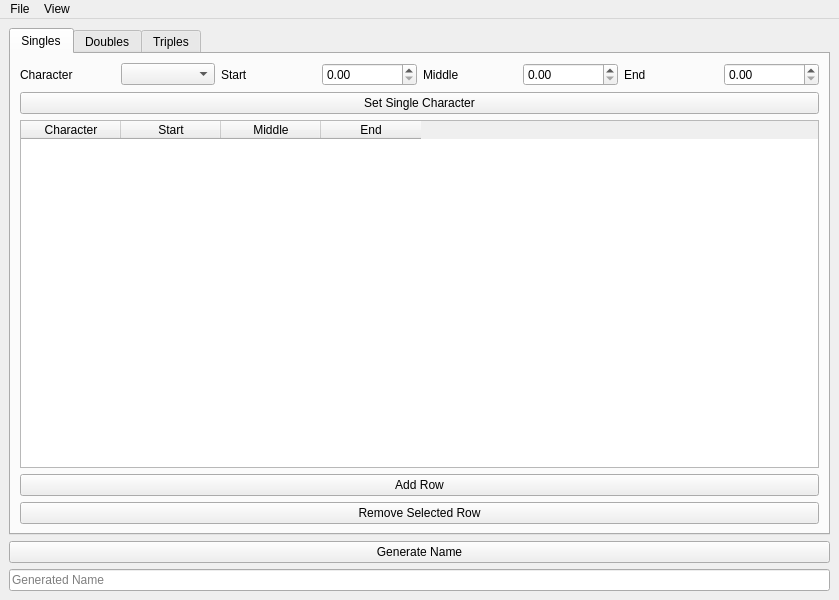
<?xml version="1.0" encoding="UTF-8"?>
<ui version="4.0">
 <class>MainWindow</class>
 <widget class="QMainWindow" name="MainWindow">
  <property name="geometry">
   <rect>
    <x>0</x>
    <y>0</y>
    <width>800</width>
    <height>600</height>
   </rect>
  </property>
  <property name="windowTitle">
   <string>LTR Editor</string>
  </property>
  <widget class="QWidget" name="centralwidget">
   <layout class="QVBoxLayout" name="verticalLayout">
    <item>
     <widget class="QTabWidget" name="tabWidget">
      <property name="tabPosition">
       <enum>QTabWidget::North</enum>
      </property>
      <widget class="QWidget" name="tabSingles">
       <attribute name="title">
        <string>Singles</string>
       </attribute>
       <layout class="QVBoxLayout" name="verticalLayoutSingles">
        <item>
         <layout class="QHBoxLayout" name="horizontalLayoutSingleSelection">
          <item>
           <widget class="QLabel" name="labelSingleChar">
            <property name="text">
             <string>Character</string>
            </property>
           </widget>
          </item>
          <item>
           <widget class="QComboBox" name="comboBoxSingleChar"/>
          </item>
          <item>
           <widget class="QLabel" name="labelSingleStart">
            <property name="text">
             <string>Start</string>
            </property>
           </widget>
          </item>
          <item>
           <widget class="QDoubleSpinBox" name="spinBoxSingleStart">
            <property name="minimum">
             <double>0.000000000000000</double>
            </property>
            <property name="maximum">
             <double>1.000000000000000</double>
            </property>
            <property name="singleStep">
             <double>0.010000000000000</double>
            </property>
           </widget>
          </item>
          <item>
           <widget class="QLabel" name="labelSingleMiddle">
            <property name="text">
             <string>Middle</string>
            </property>
           </widget>
          </item>
          <item>
           <widget class="QDoubleSpinBox" name="spinBoxSingleMiddle">
            <property name="minimum">
             <double>0.000000000000000</double>
            </property>
            <property name="maximum">
             <double>1.000000000000000</double>
            </property>
            <property name="singleStep">
             <double>0.010000000000000</double>
            </property>
           </widget>
          </item>
          <item>
           <widget class="QLabel" name="labelSingleEnd">
            <property name="text">
             <string>End</string>
            </property>
           </widget>
          </item>
          <item>
           <widget class="QDoubleSpinBox" name="spinBoxSingleEnd">
            <property name="minimum">
             <double>0.000000000000000</double>
            </property>
            <property name="maximum">
             <double>1.000000000000000</double>
            </property>
            <property name="singleStep">
             <double>0.010000000000000</double>
            </property>
           </widget>
          </item>
         </layout>
        </item>
        <item>
         <widget class="QPushButton" name="buttonSetSingle">
          <property name="text">
           <string>Set Single Character</string>
          </property>
         </widget>
        </item>
        <item>
         <widget class="QTableWidget" name="tableSingles">
          <column>
           <property name="text">
            <string>Character</string>
           </property>
          </column>
          <column>
           <property name="text">
            <string>Start</string>
           </property>
          </column>
          <column>
           <property name="text">
            <string>Middle</string>
           </property>
          </column>
          <column>
           <property name="text">
            <string>End</string>
           </property>
          </column>
         </widget>
        </item>
        <item>
         <widget class="QPushButton" name="buttonAddSingle">
          <property name="text">
           <string>Add Row</string>
          </property>
         </widget>
        </item>
        <item>
         <widget class="QPushButton" name="buttonRemoveSingle">
          <property name="text">
           <string>Remove Selected Row</string>
          </property>
         </widget>
        </item>
       </layout>
      </widget>
      <widget class="QWidget" name="tabDoubles">
       <attribute name="title">
        <string>Doubles</string>
       </attribute>
       <layout class="QVBoxLayout" name="verticalLayoutDoubles">
        <item>
         <layout class="QHBoxLayout" name="horizontalLayoutDoubleSelection">
          <item>
           <widget class="QLabel" name="labelDoublePrevChar">
            <property name="text">
             <string>Previous Character</string>
            </property>
           </widget>
          </item>
          <item>
           <widget class="QComboBox" name="comboBoxDoublePrevChar"/>
          </item>
          <item>
           <widget class="QLabel" name="labelDoubleChar">
            <property name="text">
             <string>Character</string>
            </property>
           </widget>
          </item>
          <item>
           <widget class="QComboBox" name="comboBoxDoubleChar"/>
          </item>
          <item>
           <widget class="QLabel" name="labelDoubleStart">
            <property name="text">
             <string>Start</string>
            </property>
           </widget>
          </item>
          <item>
           <widget class="QDoubleSpinBox" name="spinBoxDoubleStart">
            <property name="minimum">
             <double>0.000000000000000</double>
            </property>
            <property name="maximum">
             <double>1.000000000000000</double>
            </property>
            <property name="singleStep">
             <double>0.010000000000000</double>
            </property>
           </widget>
          </item>
          <item>
           <widget class="QLabel" name="labelDoubleMiddle">
            <property name="text">
             <string>Middle</string>
            </property>
           </widget>
          </item>
          <item>
           <widget class="QDoubleSpinBox" name="spinBoxDoubleMiddle">
            <property name="minimum">
             <double>0.000000000000000</double>
            </property>
            <property name="maximum">
             <double>1.000000000000000</double>
            </property>
            <property name="singleStep">
             <double>0.010000000000000</double>
            </property>
           </widget>
          </item>
          <item>
           <widget class="QLabel" name="labelDoubleEnd">
            <property name="text">
             <string>End</string>
            </property>
           </widget>
          </item>
          <item>
           <widget class="QDoubleSpinBox" name="spinBoxDoubleEnd">
            <property name="minimum">
             <double>0.000000000000000</double>
            </property>
            <property name="maximum">
             <double>1.000000000000000</double>
            </property>
            <property name="singleStep">
             <double>0.010000000000000</double>
            </property>
           </widget>
          </item>
         </layout>
        </item>
        <item>
         <widget class="QPushButton" name="buttonSetDouble">
          <property name="text">
           <string>Set Double Character</string>
          </property>
         </widget>
        </item>
        <item>
         <widget class="QTableWidget" name="tableDoubles">
          <column>
           <property name="text">
            <string>Previous Character</string>
           </property>
          </column>
          <column>
           <property name="text">
            <string>Character</string>
           </property>
          </column>
          <column>
           <property name="text">
            <string>Start</string>
           </property>
          </column>
          <column>
           <property name="text">
            <string>Middle</string>
           </property>
          </column>
          <column>
           <property name="text">
            <string>End</string>
           </property>
          </column>
         </widget>
        </item>
        <item>
         <widget class="QPushButton" name="buttonAddDouble">
          <property name="text">
           <string>Add Row</string>
          </property>
         </widget>
        </item>
        <item>
         <widget class="QPushButton" name="buttonRemoveDouble">
          <property name="text">
           <string>Remove Selected Row</string>
          </property>
         </widget>
        </item>
       </layout>
      </widget>
      <widget class="QWidget" name="tabTriples">
       <attribute name="title">
        <string>Triples</string>
       </attribute>
       <layout class="QVBoxLayout" name="verticalLayoutTriples">
        <item>
         <layout class="QHBoxLayout" name="horizontalLayoutTripleSelection">
          <item>
           <widget class="QLabel" name="labelTriplePrev2Char">
            <property name="text">
             <string>Previous Character 2</string>
            </property>
           </widget>
          </item>
          <item>
           <widget class="QComboBox" name="comboBoxTriplePrev2Char"/>
          </item>
          <item>
           <widget class="QLabel" name="labelTriplePrev1Char">
            <property name="text">
             <string>Previous Character 1</string>
            </property>
           </widget>
          </item>
          <item>
           <widget class="QComboBox" name="comboBoxTriplePrev1Char"/>
          </item>
          <item>
           <widget class="QLabel" name="labelTripleChar">
            <property name="text">
             <string>Character</string>
            </property>
           </widget>
          </item>
          <item>
           <widget class="QComboBox" name="comboBoxTripleChar"/>
          </item>
          <item>
           <widget class="QLabel" name="labelTripleStart">
            <property name="text">
             <string>Start</string>
            </property>
           </widget>
          </item>
          <item>
           <widget class="QDoubleSpinBox" name="spinBoxTripleStart">
            <property name="minimum">
             <double>0.000000000000000</double>
            </property>
            <property name="maximum">
             <double>1.000000000000000</double>
            </property>
            <property name="singleStep">
             <double>0.010000000000000</double>
            </property>
           </widget>
          </item>
          <item>
           <widget class="QLabel" name="labelTripleMiddle">
            <property name="text">
             <string>Middle</string>
            </property>
           </widget>
          </item>
          <item>
           <widget class="QDoubleSpinBox" name="spinBoxTripleMiddle">
            <property name="minimum">
             <double>0.000000000000000</double>
            </property>
            <property name="maximum">
             <double>1.000000000000000</double>
            </property>
            <property name="singleStep">
             <double>0.010000000000000</double>
            </property>
           </widget>
          </item>
          <item>
           <widget class="QLabel" name="labelTripleEnd">
            <property name="text">
             <string>End</string>
            </property>
           </widget>
          </item>
          <item>
           <widget class="QDoubleSpinBox" name="spinBoxTripleEnd">
            <property name="minimum">
             <double>0.000000000000000</double>
            </property>
            <property name="maximum">
             <double>1.000000000000000</double>
            </property>
            <property name="singleStep">
             <double>0.010000000000000</double>
            </property>
           </widget>
          </item>
         </layout>
        </item>
        <item>
         <widget class="QPushButton" name="buttonSetTriple">
          <property name="text">
           <string>Set Triple Character</string>
          </property>
         </widget>
        </item>
        <item>
         <widget class="QTableWidget" name="tableTriples">
          <column>
           <property name="text">
            <string>Previous Character 2</string>
           </property>
          </column>
          <column>
           <property name="text">
            <string>Previous Character 1</string>
           </property>
          </column>
          <column>
           <property name="text">
            <string>Character</string>
           </property>
          </column>
          <column>
           <property name="text">
            <string>Start</string>
           </property>
          </column>
          <column>
           <property name="text">
            <string>Middle</string>
           </property>
          </column>
          <column>
           <property name="text">
            <string>End</string>
           </property>
          </column>
         </widget>
        </item>
        <item>
         <widget class="QPushButton" name="buttonAddTriple">
          <property name="text">
           <string>Add Row</string>
          </property>
         </widget>
        </item>
        <item>
         <widget class="QPushButton" name="buttonRemoveTriple">
          <property name="text">
           <string>Remove Selected Row</string>
          </property>
         </widget>
        </item>
       </layout>
      </widget>
     </widget>
    </item>
    <item>
     <widget class="QPushButton" name="buttonGenerate">
      <property name="text">
       <string>Generate Name</string>
      </property>
     </widget>
    </item>
    <item>
     <widget class="QLineEdit" name="lineEditGeneratedName">
      <property name="placeholderText">
       <string>Generated Name</string>
      </property>
     </widget>
    </item>
   </layout>
  </widget>
  <widget class="QMenuBar" name="menubar">
   <property name="geometry">
    <rect>
     <x>0</x>
     <y>0</y>
     <width>800</width>
     <height>21</height>
    </rect>
   </property>
   <widget class="QMenu" name="menuFile">
    <property name="title">
     <string>File</string>
    </property>
    <addaction name="actionNew"/>
    <addaction name="actionOpen"/>
    <addaction name="actionSave"/>
    <addaction name="actionSave_As"/>
    <addaction name="separator"/>
    <addaction name="actionRevert"/>
    <addaction name="separator"/>
    <addaction name="actionExit"/>
   </widget>
   <widget class="QMenu" name="menuFormat">
    <property name="title">
     <string>View</string>
    </property>
   </widget>
   <addaction name="menuFile"/>
   <addaction name="menuFormat"/>
  </widget>
  <action name="actionNew">
   <property name="text">
    <string>New</string>
   </property>
  </action>
  <action name="actionOpen">
   <property name="text">
    <string>Open</string>
   </property>
  </action>
  <action name="actionSave">
   <property name="text">
    <string>Save</string>
   </property>
  </action>
  <action name="actionSave_As">
   <property name="text">
    <string>Save As</string>
   </property>
  </action>
  <action name="actionRevert">
   <property name="text">
    <string>Revert</string>
   </property>
  </action>
  <action name="actionExit">
   <property name="text">
    <string>Exit</string>
   </property>
  </action>
 </widget>
 <resources/>
 <connections/>
</ui>
